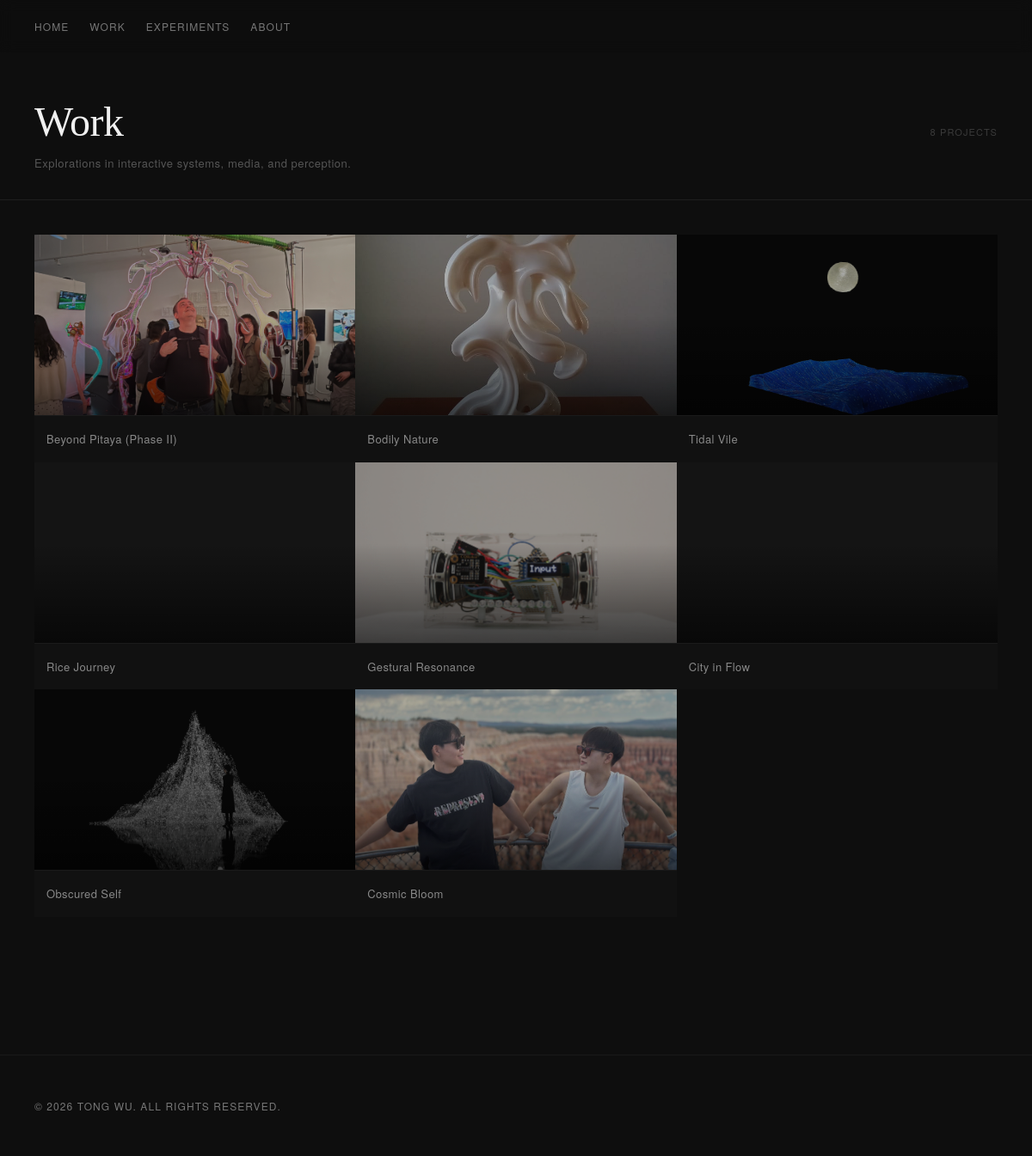
The app's page /projects.php with its own data.
### tables this page shows
CREATE TABLE projects (
    id INTEGER PRIMARY KEY AUTOINCREMENT,
    title TEXT,
    slug TEXT,
    immersion TEXT,
    context TEXT,
    system_text TEXT,
    interaction_text TEXT,
    material TEXT,
    reflection TEXT
, year TEXT, category TEXT, cover_image TEXT, video_url TEXT, is_published INTEGER DEFAULT 1, created_at TEXT, updated_at TEXT, edit_count INTEGER DEFAULT 0, sort_order INTEGER DEFAULT 0, skillset TEXT, exhibition TEXT, location TEXT, sections TEXT, subtitle TEXT);

### src/media.php (called while the page is built, shortened)
<?php
function get_project_media_path(string $slug): string {
    return UPLOADS_ROOT . '/projects/' . $slug;
}
function list_project_media(string $slug): array {
    $path = get_project_media_path($slug);
    return _list_media_files($path);
}
function _list_media_files(string $path): array {
    if (!is_dir($path)) return [];
    $files = [];
    $items = array_diff(scandir($path), ['.', '..']);
    foreach ($items as $item) {
        $full = "$path/$item";
        $rel = '/uploads' . substr($full, strlen(UPLOADS_ROOT));
        $rel = str_replace('\\', '/', $rel);
        $files[] = [
            'name' => $item,
            'url'  => $rel,
            'ext'  => strtolower(pathinfo($item, PATHINFO_EXTENSION)),
            'size' => filesize($full),
            'path' => $full,
        ];
    }
    return $files;
}

### public/projects.php (the view, shortened to what this page needs)
<?php
require_once __DIR__ . '/../src/functions.php';
require_once __DIR__ . '/../src/media.php';
$projects = get_all_projects();
$img_exts = ['jpg','jpeg','png','webp','gif'];
$thumbs   = [];
foreach ($projects as $p) {
    $files = list_project_media($p['slug']);
    foreach ($files as $f) {
        if (preg_match('/^thumb[\-_.]/i', $f['name']) && in_array($f['ext'], $img_exts)) {
            $thumbs[$p['slug']] = $f['url'];
            break;
        }
    }
    if (!isset($thumbs[$p['slug']])) {
        foreach ($files as $f) {
            if (in_array($f['ext'], $img_exts)) {
                $thumbs[$p['slug']] = $f['url'];
                break;
            }
        }
    }
}
render_header('Work');
?>
<div class="work-wrap">
  <div class="work-page-header">
    <div class="work-page-header-top">
      <h1>Work</h1>
      <span class="work-count"><?= count($projects) ?> projects</span>
    </div>
    <p class="work-page-subtitle">Explorations in interactive systems, media, and perception.</p>
  </div>
  <div class="work-grid">
    <?php foreach ($projects as $i => $p):
        $thumb    = $thumbs[$p['slug']] ?? null;
        $featured = ($i === 0) ? ' work-card--featured' : '';
    ?>
    <a href="/p/<?= htmlspecialchars($p['slug']) ?>" class="work-card<?= $featured ?>">
      <div class="work-card-image">
        <?php if ($thumb): ?>
          <img src="<?= htmlspecialchars($thumb) ?>" alt="<?= htmlspecialchars($p['title']) ?>">
        <?php endif; ?>
        <div class="work-card-overlay"></div>
      </div>
      <div class="work-card-meta">
        <span class="work-card-title"><?= htmlspecialchars($p['title']) ?></span>
      </div>
    </a>
    <?php endforeach; ?>
  </div>
</div>
<?php render_footer(); ?>

### src/functions.php (shortened to what this page needs)
<?php
function get_all_projects() {
    $db = get_db();
    $stmt = $db->query("SELECT * FROM projects WHERE is_published = 1 ORDER BY sort_order DESC");
    return $stmt->fetchAll(PDO::FETCH_ASSOC);
}
function render_header($title = '') {
    ?>
    <!doctype html>
    <html lang="en">
    <head>
        <link rel="stylesheet" href="/css/style.css">
    </head>
    <body>
        <nav>
            <div class="nav-links">
                <a href="/">Home</a>
                <a href="/work">Work</a>
                <a href="/experiments">Experiments</a>
                <a href="/about">About</a>
            </div>
        </nav>
        <div class="page-content">
    <?php
}
function render_footer() {
    ?>
        <footer class="site-footer">
            <p class="site-footer-copy">&copy; 2026 Tong Wu. All rights reserved.</p>
        </footer>
        </div>
    </body>
    </html>
    <?php
}

### public/css/style.css (style rules this page uses)
*, *::before, *::after { box-sizing: border-box; margin: 0; padding: 0; }
html { background: #0e0e0e; }
body { background: #0e0e0e; color: #d4d4d4; font-family: 'Georgia', serif; font-size: 17px; line-height: 1.75; -webkit-text-size-adjust: 100%; padding-top: 64px; }
.page-content { transition: opacity 0.45s cubic-bezier(0.22, 1, 0.36, 1), transform 0.45s cubic-bezier(0.22, 1, 0.36, 1); }
.page-content.is-visible { opacity: 1; transform: none; }
img { display: block; max-width: 100%; }
nav { padding: 20px 40px; position: fixed; top: 0; left: 0; right: 0; z-index: 100; background: rgba(14, 14, 14, 0.85); backdrop-filter: blur(8px); -webkit-backdrop-filter: blur(8px); }
.nav-links { display: flex; flex-wrap: wrap; gap: 6px 24px; align-items: center; }
.nav-links a { font-family: 'Helvetica Neue', sans-serif; font-size: 12px; letter-spacing: 0.09em; text-transform: uppercase; color: #777; text-decoration: none; transition: color 0.2s; white-space: nowrap; }
.work-wrap { padding-bottom: 120px; }
.work-page-header { padding: 50px 40px 30px; border-bottom: 1px solid #1f1f1f; }
.work-page-header-top { display: flex; align-items: baseline; justify-content: space-between; margin-bottom: 10px; }
.work-page-header h1 { font-size: clamp(1.8rem, 4vw, 3rem); font-weight: 400; color: #f0f0f0; letter-spacing: -0.01em; line-height: 1.15; }
.work-count { font-family: 'Helvetica Neue', sans-serif; font-size: 11px; letter-spacing: 0.1em; text-transform: uppercase; color: #3a3a3a; }
.work-page-subtitle { font-family: 'Helvetica Neue', sans-serif; font-size: 13px; letter-spacing: 0.04em; color: #555; }
.work-grid { display: grid; grid-template-columns: repeat(4, 1fr); gap: 0px; padding: 40px 40px 0; }
.work-card { display: block; text-decoration: none; background: #111; overflow: hidden; }
.work-card-image { position: relative; width: 100%; aspect-ratio: 16 / 9; overflow: hidden; background: #141414; }
.work-card-image img { position: absolute; inset: 0; width: 100%; height: 100%; object-fit: cover; display: block; opacity: 0.65; transition: opacity 0.5s, transform 0.6s; }
.work-card-overlay { position: absolute; inset: 0; background: linear-gradient(to top, rgba(0,0,0,0.6) 0%, transparent 55%); pointer-events: none; }
.work-card-meta { padding: 12px 14px; border-top: 1px solid #1a1a1a; transition: background 0.2s; }
.work-card-title { font-family: 'Helvetica Neue', sans-serif; font-size: 13px; color: #888; letter-spacing: 0.03em; transition: color 0.2s; white-space: nowrap; overflow: hidden; text-overflow: ellipsis; }
@media (max-width: 1380px) { .work-grid { grid-template-columns: repeat(3, 1fr); } }
.site-footer { padding: 48px 40px; border-top: 1px solid #1a1a1a; margin-top: 40px; }
.site-footer-copy { font-family: 'Helvetica Neue', sans-serif; font-size: 12px; letter-spacing: 0.09em; text-transform: uppercase; color: #777; }

### src/functions.php (style rules this page uses)
.page-content { opacity: 0.08; transform: translateY(10px); }

### records on screen
projects: slug (picture), title "Beyond Pitaya (Phase II)"
projects: slug (picture), title "Bodily Nature"
projects: slug (picture), title "Tidal Vile"
projects: title "Rice Journey"
projects: slug (picture), title "Gestural Resonance"
projects: title "City in Flow"
projects: slug (picture), title "Obscured Self"
projects: slug (picture), title "Cosmic Bloom"

### other values on screen
count($projects) "8"
